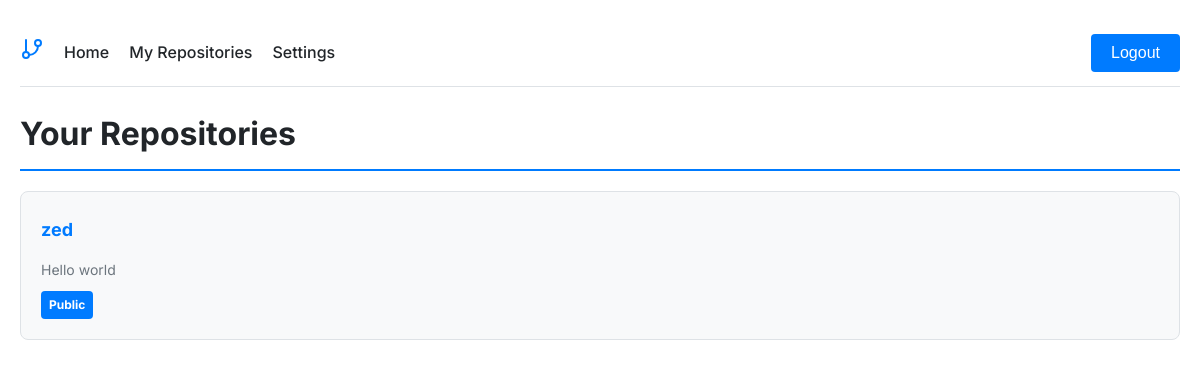
The page /dashboard.php (signed in) on the database as committed earlier.
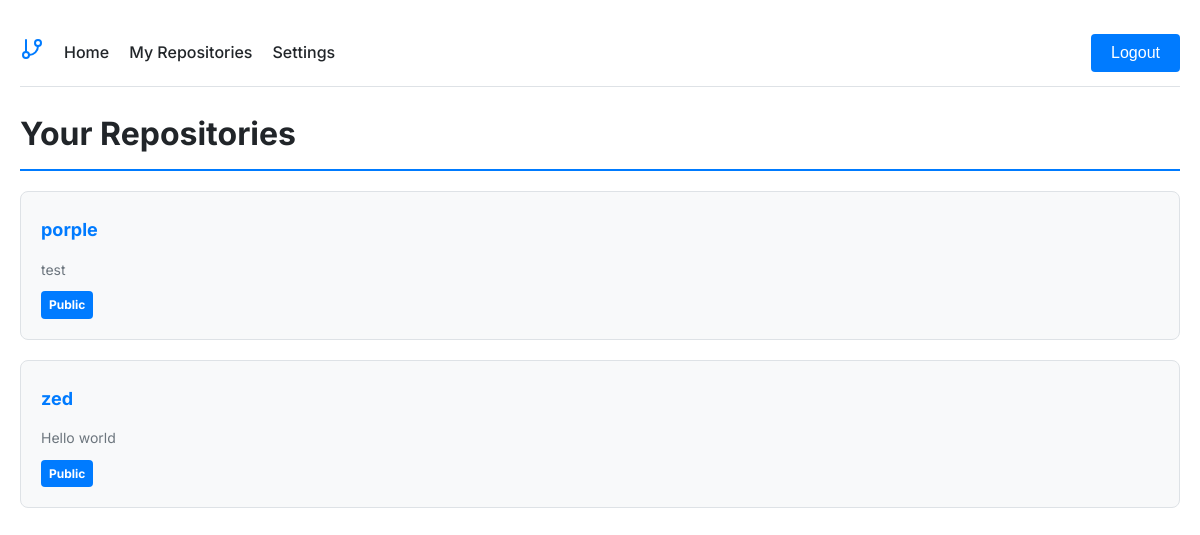
The same page on the database as committed later.
### tables this page shows
CREATE TABLE repositories (
        id INTEGER PRIMARY KEY AUTOINCREMENT,
        user_id INTEGER NOT NULL,
        name TEXT NOT NULL,
        description TEXT,
        is_public BOOLEAN DEFAULT 0,
        created_at DATETIME DEFAULT CURRENT_TIMESTAMP,
        last_updated DATETIME DEFAULT CURRENT_TIMESTAMP,
        FOREIGN KEY (user_id) REFERENCES users(id),
        UNIQUE(user_id, name)
    );

### includes/auth.php (called while the page is built, shortened)
<?php
function isLoggedIn() {
    return isset($_SESSION['user_id']);
}

### includes/repository.php (called while the page is built, shortened)
<?php
require_once 'auth.php';
function listUserRepositories($userId, $username) {
    $db = Database::getInstance();
    $stmt = $db->prepare('
        SELECT * FROM repositories
        WHERE user_id = :user_id
        ORDER BY name
    ');
    $stmt->bindValue(':user_id', $userId, SQLITE3_INTEGER);
    $repos = [];
    $result = $stmt->execute();
    while ($row = $result->fetchArray(SQLITE3_ASSOC)) {
        $repos[] = $row;
    }
    $dir = "/Users/fultonbrowne/code/users/$username";
    $files = scandir($dir);
    return $repos;
}

### includes/database.php (called while the page is built, shortened)
<?php
class Database {
    private static $db = null;
    public static function getInstance() {
        if (self::$db === null) {
            self::$db = new SQLite3('gitplace.db');
            self::$db->enableExceptions(true);
        }
        return self::$db;
    }
}
function initDatabase() {
    $db = Database::getInstance();
    $db->exec('CREATE TABLE IF NOT EXISTS users (
        id INTEGER PRIMARY KEY AUTOINCREMENT,
        username TEXT UNIQUE NOT NULL,
        password_hash TEXT NOT NULL,
        repo_path TEXT UNIQUE NOT NULL,
        created_at DATETIME DEFAULT CURRENT_TIMESTAMP
    )');
    $db->exec('CREATE TABLE IF NOT EXISTS repositories (
        id INTEGER PRIMARY KEY AUTOINCREMENT,
        user_id INTEGER NOT NULL,
        name TEXT NOT NULL,
        description TEXT,
        is_public BOOLEAN DEFAULT 0,
        created_at DATETIME DEFAULT CURRENT_TIMESTAMP,
        last_updated DATETIME DEFAULT CURRENT_TIMESTAMP,
        FOREIGN KEY (user_id) REFERENCES users(id),
        UNIQUE(user_id, name)
    )');
    $db->exec('CREATE TABLE IF NOT EXISTS issues (
        id INTEGER PRIMARY KEY AUTOINCREMENT,
        repository_id INTEGER NOT NULL,
        title TEXT NOT NULL,
        description TEXT,
        status TEXT NOT NULL DEFAULT "open",
        created_by INTEGER NOT NULL,
        assigned_to INTEGER,
        created_at DATETIME DEFAULT CURRENT_TIMESTAMP,
        updated_at DATETIME DEFAULT CURRENT_TIMESTAMP,
        FOREIGN KEY (repository_id) REFERENCES repositories(id),
        FOREIGN KEY (created_by) REFERENCES users(id),
        FOREIGN KEY (assigned_to) REFERENCES users(id)
    )');
    $db->exec('CREATE TABLE IF NOT EXISTS issue_comments (
        id INTEGER PRIMARY KEY AUTOINCREMENT,
        issue_id INTEGER NOT NULL,
        user_id INTEGER NOT NULL,
        comment TEXT NOT NULL,
        created_at DATETIME DEFAULT CURRENT_TIMESTAMP,
        FOREIGN KEY (issue_id) REFERENCES issues(id),
        FOREIGN KEY (user_id) REFERENCES users(id)
    )');
    $db->exec('CREATE TABLE IF NOT EXISTS ssh_keys (
            id INTEGER PRIMARY KEY AUTOINCREMENT,
            user_id INTEGER NOT NULL,
            name TEXT NOT NULL,
            public_key TEXT NOT NULL,
            fingerprint TEXT NOT NULL,
            created_at DATETIME DEFAULT CURRENT_TIMESTAMP,
            last_used_at DATETIME,
            FOREIGN KEY (user_id) REFERENCES users(id),
            UNIQUE(user_id, fingerprint)
        )');
        $hasGitName = $db->querySingle("SELECT COUNT(*) FROM pragma_table_info('users') WHERE name='git_name'") > 0;
}

### dashboard.php (the view, shortened to what this page needs)
<?php
require_once 'includes/auth.php';
require_once 'includes/database.php';
require_once 'includes/repository.php';
initDatabase();
?>
<!DOCTYPE html>
<html>
<head>
    <link rel="stylesheet" href="style.css">
</head>
<body>
    <?php include 'includes/header.php'; ?>
    <?php if (!isLoggedIn()): ?>
        <?php if (isset($error)): ?>
            <div class="error"><?php echo htmlspecialchars($error); ?></div>
        <?php endif; ?>
        <div class="auth-forms">
            <div class="login-form">
                <h2>Login</h2>
                <form method="post">
                    <input type="hidden" name="action" value="login">
                    <input type="text" name="username" placeholder="Username" required>
                    <input type="password" name="password" placeholder="Password" required>
                    <button type="submit">Login</button>
                </form>
            </div>
            <div class="register-form">
                <h2>Register</h2>
                <form method="post">
                    <input type="hidden" name="action" value="register">
                    <input type="text" name="username" placeholder="Username" required>
                    <input type="password" name="password" placeholder="Password" required>
                    <button type="submit">Register</button>
                </form>
            </div>
        </div>
    <?php else: ?>
        <div class="repository-list">
            <h1>Your Repositories</h1>
            <?php
            $userRepos = listUserRepositories($_SESSION['user_id'], $_SESSION['username']);
            if (empty($userRepos)): ?>
                <p>You don't have any repositories yet.</p>
            <?php else: ?>
                <ul>
                    <?php foreach ($userRepos as $repo): ?>
                        <li class="repo-card">
                            <a href="files.php?repo=<?php echo urlencode($repo['name']); ?>">
                                <?php echo htmlspecialchars($repo['name']); ?>
                            </a>
                            <?php if ($repo['description']): ?>
                                <p class="repo-description">
                                    <?php echo htmlspecialchars($repo['description']); ?>
                                </p>
                            <?php endif; ?>
                            <span class="repo-visibility <?php echo $repo['is_public'] ? '' : 'private'; ?>">
                                <?php echo $repo['is_public'] ? 'Public' : 'Private'; ?>
                            </span>
                        </li>
                    <?php endforeach; ?>
                </ul>
            <?php endif; ?>
        </div>
    <?php endif; ?>
</body>
</html>

### includes/header.php (shortened to what this page needs)
<header class="main-header">
        <div class="logo">
            <a href="index.php">
                </a>
        </div>
        <nav class="main-nav">
            <a href="index.php">Home</a></li>
                <?php if (isLoggedIn()): ?>
                    <a href="dashboard.php">My Repositories</a>
                    <a href="user_settings.php">Settings</a>
                <?php endif; ?>
        </nav>
            <?php if (isLoggedIn()): ?>
                <form method="post" class="logout-form">
                    <button class="btn-primary" type="submit">Logout</button>
                </form>
            <?php else: ?>
                <a href="login.php">Login</a>
                <a href="register.php">Register</a>
            <?php endif; ?>
</header>

### style.css (style rules this page uses)
:root { --background: #ffffff; --surface: #f8f9fa; --text: #212529; --white-text: #ffffff; --accent: #007bff; --muted: #6c757d; --border: #dee2e6; }
* { box-sizing: border-box; }
body { margin: 0 auto; padding: 20px; background-color: var(--background); color: var(--text); font-family: "Inter", sans-serif; line-height: 1.6; font-size: 16px; max-width: 1200px; }
.file-tree ul, ul { list-style-type: none; padding: 0; }
.file-tree li, li { margin-bottom: 10px; padding: 4px 0; }
h1, h2, h3, h4, h5, h6 { color: var(--highlight); margin-bottom: 20px; }
h1 { border-bottom: 2px solid var(--accent); padding-bottom: 10px; }
a { color: var(--accent); text-decoration: none; transition: color 0.3s ease; }
ul li a { display: block; padding: 4px 0; }
header { display: flex; align-items: center; padding: 10px 0; border-bottom: 1px solid var(--border); }
nav { display: flex; align-items: center; padding: 10px 0; }
nav a { color: var(--text); text-decoration: none; margin-left: 20px; font-weight: 500; }
.btn-primary { background-color: var(--accent); color: var(--white-text); padding: 10px 20px; border: none; border-radius: 4px; cursor: pointer; font-size: 16px; transition: background-color 0.3s ease; }
.repo-card { background: var(--surface); padding: 20px; border-radius: 8px; margin-bottom: 20px; border: 1px solid var(--border); transition: box-shadow 0.3s ease; }
.repo-card a { font-size: 18px; font-weight: 700; color: var(--accent); text-decoration: none; transition: color 0.3s ease; }
.repo-description { color: var(--muted); margin: 10px 0; font-size: 14px; }
.repo-visibility { display: inline-block; padding: 4px 8px; border-radius: 4px; font-size: 12px; font-weight: 700; color: var(--white-text); background-color: var(--accent); }

Rows that differ between the two databases and show on the page:
added repositories: name "porple", description "test", is_public "Public"
